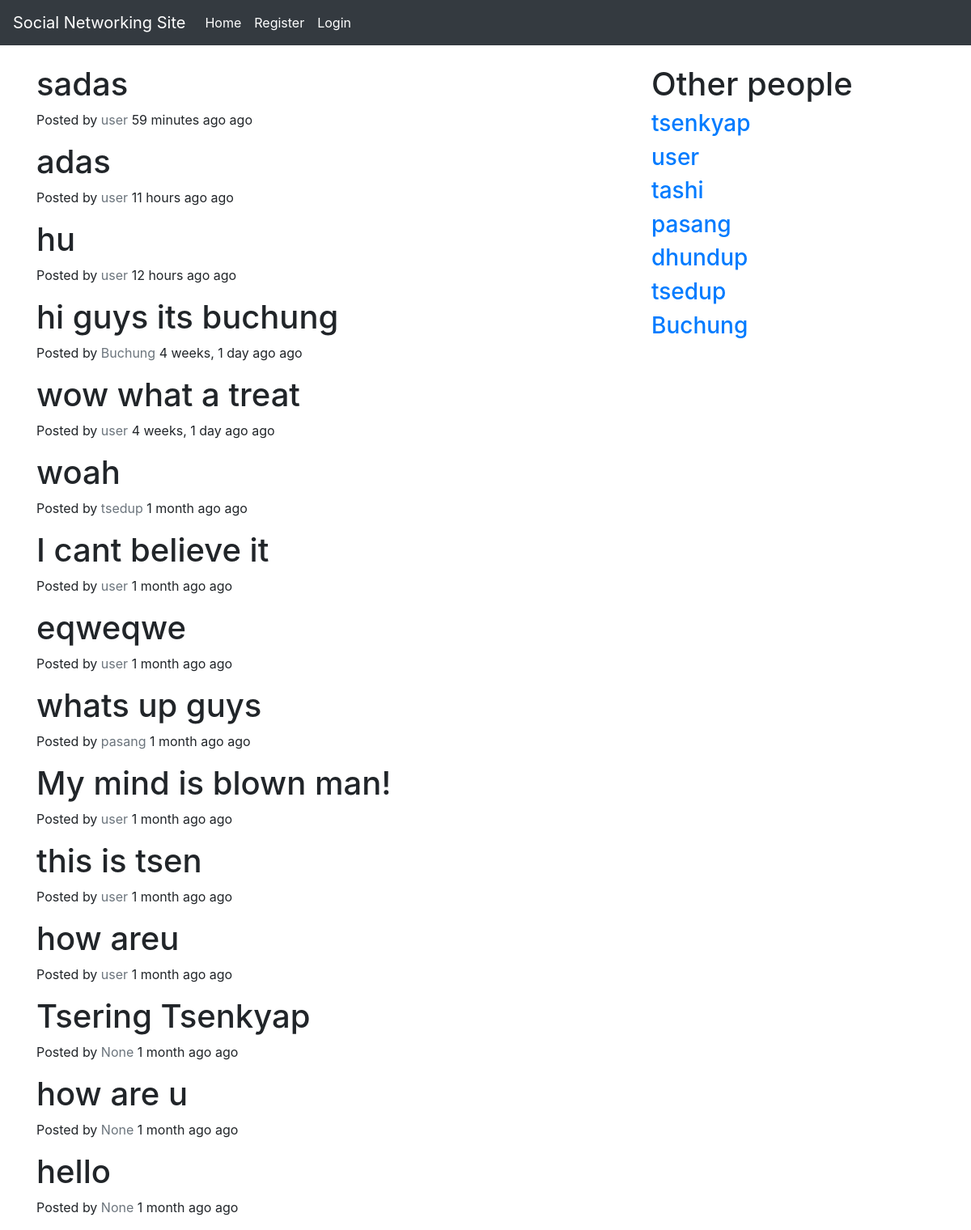
Page /accounts/home/ on the committed database.
### user/models.py (models this page shows, shortened)
class Post(models.Model):
	user = models.ForeignKey(User,null=True,on_delete=models.CASCADE)
	text = models.TextField()
	date = models.DateTimeField(auto_now_add=True)

### user/views.py (the view)
# urls.py: path('home/',views.home_view,name='home'),
def home_view(request):
	posts = Post.objects.all().order_by('-date')
	users = User.objects.exclude(id=request.user.id)#gets everthing except for the user logged in
	if request.method == 'POST':
		form = PostForm(request.POST)
		if form.is_valid():
			instance = form.save(commit=False)
			instance.user = request.user
			instance.save()
			return redirect('user:home')
	else:
		form = PostForm()
	template_name = 'user/home.html'
	args = {'form' : form,'posts':posts,'users':users}
	return render(request,template_name,args)

### user/templates/user/home.html (shortened to what this page needs)
{% extends 'base.html' %}
{% load humanize %}
{% block content %}
<br>
		<div class="container">
			<div class="row">
				<div class="col-xs-12 col-sm-12 col-md-8 col-lg-8 col-xl-8">
					{% for post in posts%}
						<h1>{{ post.text }}</h1>
						<p> Posted by <span class="text-muted">{{ post.user}}</span> {{post.date|naturaltime}} ago</p>
					{% endfor %}
				</div>
				<div class="col-xs-12 col-sm-12 col-md-4 col-lg-4 col-xl-4">
					<h1>Other people</h1>
					{% for user in users%}
						<h3><a href="{% url 'user:profile_with_pk' user.pk%}">{{ user.username }}</a></h3>
					{% endfor %}
				</div>
			</div>
		</div>
{% endblock %}

### templates/base.html (shortened to what this page needs)
{% load static %}
<!DOCTYPE html>
<html lang="en">
<head>
	<link rel="stylesheet" type="text/css" href="{% static 'bootstrap.css'%}">
</head>
<body>
	{% include 'nav-bar.html'%}
	{% block content %}
	{% endblock %}
</body>
</html>

### templates/nav-bar.html (shortened to what this page needs)
        <nav class="navbar navbar-expand-lg navbar-dark bg-dark">
        <a class="navbar-brand" href="#">Social Networking Site</a>
        <div class="collapse navbar-collapse" id="navbarSupportedContent">
            <ul class="navbar-nav mr-auto">
                  <li class="nav-item active">
                    <a class="nav-link" href="{% url 'user:home'%}">Home <span class="sr-only">(current)</span></a>
                  </li>
                {% if user.is_authenticated %}
                		<li class="nav-item active">
		                    <a class="nav-link" href="{% url 'room:home'%}"> Rooms <span class="sr-only">(current)</span></a>
		                  </li>
		                    <li class="nav-item active">
		                    <a class="nav-link" href="{% url 'room:post_rent'%}">Post Room <span class="sr-only">(current)</span></a>
		                  </li>
		                   <li class="nav-item active">
		                    <a class="nav-link" href="{% url 'room:about'%}"> About <span class="sr-only">(current)</span></a>
		                  </li>
		                  <li class="nav-item active">
		                    <a class="nav-link" href="{% url 'user:profile'%}">Profile <span class="sr-only">(current)</span></a>
		                  </li>
		                 <li class="nav-item dropdown">
		                    <a class="nav-link dropdown-toggle" href="#" id="navbarDropdown" role="button" data-toggle="dropdown" aria-haspopup="true" aria-expanded="false">
		                      {{user.username}}
		                    </a>
			            <div class="dropdown-menu" aria-labelledby="navbarDropdown">
			              <a class="dropdown-item" href="{% url 'user:password-change'%}">Change Password</a>
			              <div class="dropdown-divider"></div>
			              <a class="dropdown-item" href="{% url 'user:logout'%}">Logout</a>
			            </div>
			          </li>
				{% else %}
						<li class="nav-item active">
		                    <a class="nav-link" href="{% url 'user:register'%}">Register <span class="sr-only">(current)</span></a>
		                  </li>
		                  <li class="nav-item active">
		                    <a class="nav-link" href="{% url 'user:login'%}">Login <span class="sr-only">(current)</span></a>
		                  </li>
				{% endif %}
        				</ul>
			        </div>
			    </nav>

### rows in the picture
Post: text "sadas", user "user", date "59 minutes ago"
Post: text "adas", user "user", date "11 hours ago"
Post: text "hu", user "user", date "12 hours ago"
Post: text "hi guys its buchung", user "Buchung", date "4 weeks, 1 day ago"
Post: text "wow what a treat", user "user", date "4 weeks, 1 day ago"
Post: text "woah", user "tsedup", date "1 month ago"
Post: text "I cant believe it", user "user", date "1 month ago"
Post: text "eqweqwe", user "user", date "1 month ago"
Post: text "whats up guys", user "pasang", date "1 month ago"
Post: text "My mind is blown man!", user "user", date "1 month ago"
Post: text "this is tsen", user "user", date "1 month ago"
Post: text "how areu", user "user", date "1 month ago"
Post: text "Tsering Tsenkyap", user "None", date "1 month ago"
Post: text "how are u", user "None", date "1 month ago"
Post: text "hello", user "None", date "1 month ago"

### other values in the picture
{{ user.username }} "tsenkyap"
{{ user.username }} "user"
{{ user.username }} "tashi"
{{ user.username }} "pasang"
{{ user.username }} "dhundup"
{{ user.username }} "tsedup"
{{ user.username }} "Buchung"
